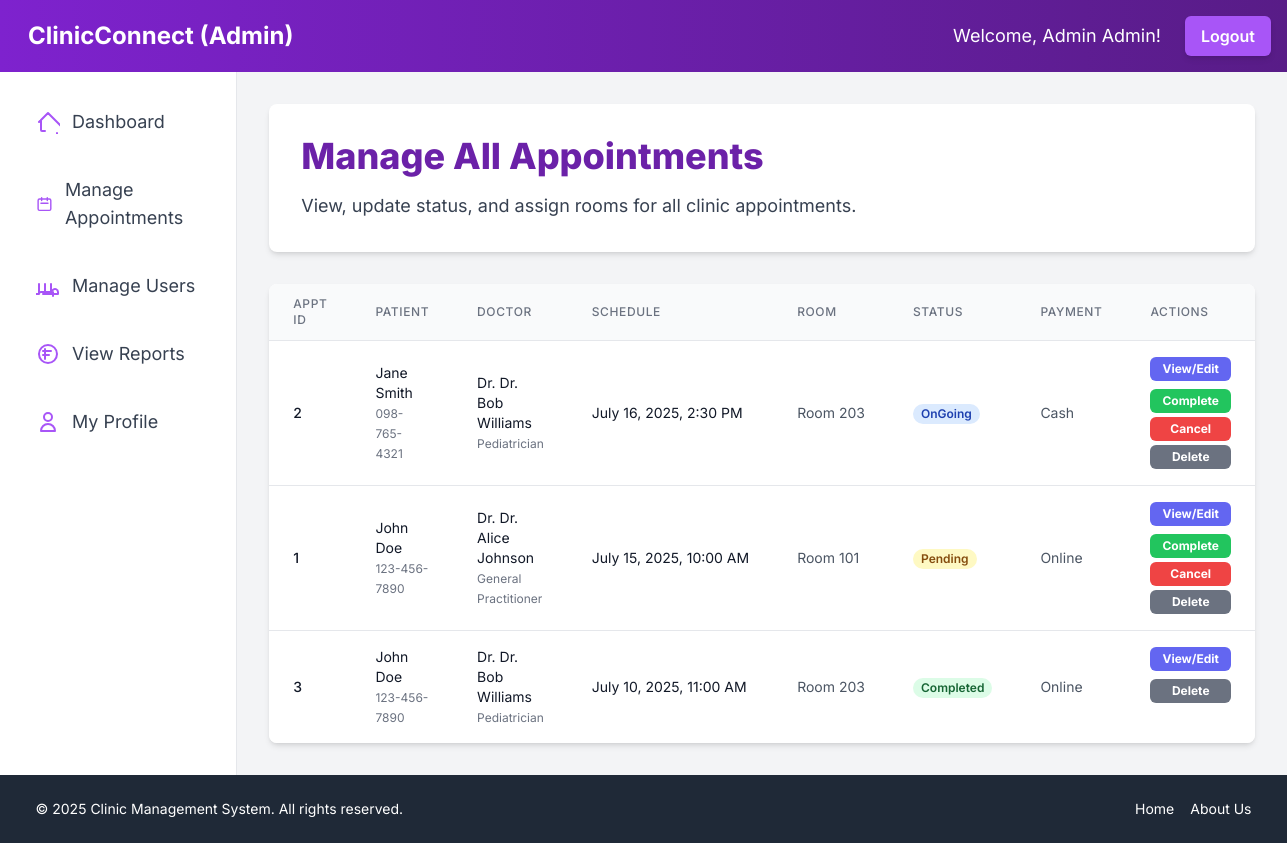
The page /dashboard/admin/manage_appointments.php (signed in) on the database its author committed.
### tables this page shows
CREATE TABLE `admintbl` (
  `AdminID` int(11) NOT NULL,
  `FirstName` varchar(100) NOT NULL,
  `LastName` varchar(100) NOT NULL,
  `Email` varchar(255) NOT NULL,
  `Password` varchar(255) NOT NULL,
  `CreatedAt` timestamp NOT NULL DEFAULT current_timestamp()
);

CREATE TABLE `appointmenttbl` (
  `AppointmentID` int(11) NOT NULL,
  `PatientID` int(11) NOT NULL,
  `AssistantID` int(11) NOT NULL,
  `RoomNumber` varchar(50) DEFAULT NULL,
  `AppointmentSchedule` datetime NOT NULL,
  `Status` enum('Pending','Completed','OnGoing','Cancelled') DEFAULT 'Pending',
  `PaymentMethod` enum('Cash','Online') DEFAULT NULL,
  `ReasonForAppointment` text DEFAULT NULL,
  `Prescription` text DEFAULT NULL,
  `Quantity` varchar(50) DEFAULT NULL,
  `CreatedAt` timestamp NOT NULL DEFAULT current_timestamp()
);

CREATE TABLE `patienttbl` (
  `PatientID` int(11) NOT NULL,
  `FirstName` varchar(100) NOT NULL,
  `LastName` varchar(100) NOT NULL,
  `Age` int(3) DEFAULT NULL,
  `Gender` enum('Male','Female','Other') DEFAULT NULL,
  `Address` varchar(255) DEFAULT NULL,
  `ContactNumber` varchar(20) DEFAULT NULL,
  `MedicalHistory` text DEFAULT NULL,
  `Email` varchar(100) NOT NULL,
  `Password` varchar(255) NOT NULL,
  `CreatedAt` timestamp NOT NULL DEFAULT current_timestamp()
);

CREATE TABLE `assistanttbl` (
  `AssistantID` int(11) NOT NULL,
  `FirstName` varchar(100) NOT NULL,
  `LastName` varchar(100) NOT NULL,
  `Specialization` varchar(100) DEFAULT NULL,
  `SessionFee` decimal(10,2) DEFAULT 0.00,
  `Email` varchar(100) NOT NULL,
  `Password` varchar(255) NOT NULL,
  `CreatedAt` timestamp NOT NULL DEFAULT current_timestamp()
);

### dashboard/admin/manage_appointments.php (the view, shortened to what the rows shown need)
<?php
include_once '../../includes/header.php';
$appointments = [];
$stmt = $conn->prepare("
    SELECT
        a.AppointmentID,
        a.AppointmentSchedule,
        a.RoomNumber,
        a.Status,
        a.PaymentMethod,
        a.ReasonForAppointment,
        p.PatientID,
        p.FirstName AS PatientFirstName,
        p.LastName AS PatientLastName,
        p.ContactNumber AS PatientContactNumber,
        ast.AssistantID,
        ast.FirstName AS AssistantFirstName,
        ast.LastName AS AssistantLastName,
        ast.Specialization
    FROM
        AppointmentTBL a
    JOIN
        PatientTBL p ON a.PatientID = p.PatientID
    JOIN
        AssistantTBL ast ON a.AssistantID = ast.AssistantID
    ORDER BY
        a.AppointmentSchedule DESC
");
if ($stmt) {
    $stmt->execute();
    $result = $stmt->get_result();
    if ($result->num_rows > 0) {
        while ($row = $result->fetch_assoc()) {
            $appointments[] = $row;
        }
    }
} else {
    error_log("Failed to prepare statement for admin appointments: " . $conn->error);
    $message = "Error retrieving appointments.";
    $message_type = 'error';
}
$assistants = [];
$stmt_assistants = $conn->prepare("SELECT AssistantID, FirstName, LastName, Specialization FROM AssistantTBL ORDER BY LastName, FirstName");
if ($stmt_assistants) {
    $stmt_assistants->execute();
    $result_assistants = $stmt_assistants->get_result();
    while ($row = $result_assistants->fetch_assoc()) {
        $assistants[] = $row;
    }
} else {
    error_log("Failed to fetch assistants for room assignment: " . $conn->error);
}
?>
<div class="bg-white p-8 rounded-lg shadow-md mb-8">
    <h1 class="text-4xl font-extrabold text-purple-800 mb-4">Manage All Appointments</h1>
</div>
<div class="appointment-list">
    <?php if (empty($appointments)): ?>
        <div class="bg-yellow-50 border-l-4 border-yellow-400 text-yellow-800 p-4 rounded-md shadow-sm" role="alert">
            <p class="font-bold">No appointments found.</p>
            <p>There are no appointments in the system yet.</p>
        </div>
    <?php else: ?>
        <div class="overflow-x-auto bg-white rounded-lg shadow-md hidden sm:block">
            <table class="min-w-full divide-y divide-gray-200">
                <thead class="bg-gray-50">
                    <tr>
                        <th scope="col" class="px-6 py-3 text-left text-xs font-medium text-gray-500 uppercase tracking-wider rounded-tl-lg">
                            Appt ID
                        </th>
                        <th scope="col" class="px-6 py-3 text-left text-xs font-medium text-gray-500 uppercase tracking-wider">
                            Patient
                        </th>
                        <th scope="col" class="px-6 py-3 text-left text-xs font-medium text-gray-500 uppercase tracking-wider">
                            Doctor
                        </th>
                        <th scope="col" class="px-6 py-3 text-left text-xs font-medium text-gray-500 uppercase tracking-wider">
                            Schedule
                        </th>
                        <th scope="col" class="px-6 py-3 text-left text-xs font-medium text-gray-500 uppercase tracking-wider">
                            Room
                        </th>
                        <th scope="col" class="px-6 py-3 text-left text-xs font-medium text-gray-500 uppercase tracking-wider">
                            Status
                        </th>
                        <th scope="col" class="px-6 py-3 text-left text-xs font-medium text-gray-500 uppercase tracking-wider">
                            Payment
                        </th>
                        <th scope="col" class="px-6 py-3 text-left text-xs font-medium text-gray-500 uppercase tracking-wider rounded-tr-lg">
                            Actions
                        </th>
                    </tr>
                </thead>
                <tbody class="bg-white divide-y divide-gray-200">
                    <?php foreach ($appointments as $appointment): ?>
                        <tr>
                            <td class="px-6 py-4 text-sm font-medium text-gray-900">
                                <?php echo htmlspecialchars($appointment['AppointmentID']); ?>
                            </td>
                            <td class="px-6 py-4 text-sm text-gray-900">
                                <?php echo htmlspecialchars($appointment['PatientFirstName'] . ' ' . $appointment['PatientLastName']); ?>
                                <br><span class="text-xs text-gray-500"><?php echo htmlspecialchars($appointment['PatientContactNumber']); ?></span>
                            </td>
                            <td class="px-6 py-4 text-sm text-gray-900">
                                Dr. <?php echo htmlspecialchars($appointment['AssistantFirstName'] . ' ' . $appointment['AssistantLastName']); ?>
                                <br><span class="text-xs text-gray-500"><?php echo htmlspecialchars($appointment['Specialization']); ?></span>
                            </td>
                            <td class="px-6 py-4 whitespace-nowrap text-sm text-gray-900">
                                <?php echo date('F j, Y, g:i A', strtotime($appointment['AppointmentSchedule'])); ?>
                            </td>
                            <td class="px-6 py-4 whitespace-nowrap text-sm text-gray-600">
                                <?php echo htmlspecialchars($appointment['RoomNumber'] ?? 'N/A'); ?>
                            </td>
                            <td class="px-6 py-4 whitespace-nowrap text-sm">
                                <?php
                                    $status_class = '';
                                    switch ($appointment['Status']) {
                                        case 'Pending':
                                            $status_class = 'bg-yellow-100 text-yellow-800';
                                            break;
                                        case 'Completed':
                                            $status_class = 'bg-green-100 text-green-800';
                                            break;
                                        case 'OnGoing':
                                            $status_class = 'bg-blue-100 text-blue-800';
                                            break;
                                    }
                                ?>
                                <span class="px-2 inline-flex text-xs leading-5 font-semibold rounded-full <?php echo $status_class; ?>">
                                    <?php echo htmlspecialchars($appointment['Status']); ?>
                                </span>
                            </td>
                            <td class="px-6 py-4 text-sm text-gray-600">
                                <?php echo htmlspecialchars($appointment['PaymentMethod']); ?>
                            </td>
                            <td class="px-6 py-4 text-sm font-medium flex flex-col space-y-1 items-start">
                                <button onclick="viewAppointmentDetails(<?php echo htmlspecialchars(json_encode($appointment)); ?>, <?php echo htmlspecialchars(json_encode($assistants)); ?>)"
                                        class="bg-indigo-500 hover:bg-indigo-600 text-white font-bold py-1 px-3 rounded-md text-xs mb-1 transition duration-300 ease-in-out w-full">
                                    View/Edit
                                </button>
                                <?php if ($appointment['Status'] === 'Pending' || $appointment['Status'] === 'OnGoing'): ?>
                                    <button onclick="confirmStatusUpdate(<?php echo $appointment['AppointmentID']; ?>, 'complete')"
                                            class="bg-green-500 hover:bg-green-600 text-white font-bold py-1 px-3 rounded-md text-xs w-full transition duration-300 ease-in-out">
                                        Complete
                                    </button>
                                    <button onclick="confirmStatusUpdate(<?php echo $appointment['AppointmentID']; ?>, 'cancel')"
                                            class="bg-red-500 hover:bg-red-600 text-white font-bold py-1 px-3 rounded-md text-xs w-full transition duration-300 ease-in-out">
                                        Cancel
                                    </button>
                                <?php endif; ?>
                                <button onclick="confirmDeleteAppointment(<?php echo $appointment['AppointmentID']; ?>)"
                                        class="bg-gray-500 hover:bg-gray-600 text-white font-bold py-1 px-3 rounded-md text-xs w-full transition duration-300 ease-in-out <?php echo ($appointment['Status'] === 'Completed' || $appointment['Status'] === 'Cancelled') ? 'mt-1' : ''; ?>">
                                    Delete
                                </button>
                            </td>
                        </tr>
                    <?php endforeach; ?>
                </tbody>
            </table>
        </div>
    <?php endif; ?>
</div>
<?php
include_once '../../includes/footer.php';
?>

### includes/header.php (shortened to what the rows shown need)
<?php
require_once $_SERVER['DOCUMENT_ROOT'] . '/clinic-management/config/db_connection.php';
$user_id = $_SESSION['user_id'];
$user_role = $_SESSION['user_role'];
$user_name = "User";
$nav_color_from = "";
$nav_color_to = "";
switch ($user_role) {
    case 'admin':
        $stmt = $conn->prepare("SELECT FirstName FROM AdminTBL WHERE AdminID = ?");
        $stmt->bind_param("i", $user_id);
        $stmt->execute();
        $result = $stmt->get_result();
        if ($result->num_rows > 0) {
            $row = $result->fetch_assoc();
            $user_name = $row['FirstName'];
        }
        $nav_color_from = "from-purple-700";
        $nav_color_to = "to-purple-900";
        $btn_color = "bg-purple-500 hover:bg-purple-600";
        $welcome_prefix = "Welcome, Admin ";
        break;
}
?>
<!DOCTYPE html>
<html lang="en">
<head>
    <script src="https://cdn.tailwindcss.com"></script>
</head>
<body class="bg-gray-100 font-inter">
    <div class="flex flex-col min-h-screen">
        <nav class="bg-gradient-to-r <?php echo $nav_color_from; ?> <?php echo $nav_color_to; ?> p-4 shadow-lg">
            <div class="container mx-auto flex justify-between items-center">
                <div class="flex items-center space-x-4 sm:space-x-6">
                    <span class="text-white text-base sm:text-lg hidden sm:inline">
                        <?php echo $welcome_prefix . htmlspecialchars($user_name); ?>!
                    </span>
                    <a href="/clinic-management/actions/logout.php"
                       class="<?php echo $btn_color; ?> text-white font-semibold py-2 px-4 rounded-md shadow-md transition duration-300 ease-in-out">
                        Logout
                    </a>
                </div>
            </div>
        </nav>
        <div class="flex flex-1">
            <main class="flex-1 p-8 bg-gray-100 main-content">

### rows shown on the page
admintbl: FirstName "Admin"
appointmenttbl: AppointmentID "2", PatientID.LastName "Jane Smith", PatientID.ContactNumber "098-765-4321", AssistantID.LastName "Dr. Bob Williams", AssistantID.Specialization "Pediatrician", AppointmentSchedule "July 16, 2025, 2:30 PM", RoomNumber "Room 203", Status "OnGoing", PaymentMethod "Cash"
appointmenttbl: AppointmentID "1", PatientID.LastName "John Doe", PatientID.ContactNumber "123-456-7890", AssistantID.LastName "Dr. Alice Johnson", AssistantID.Specialization "General Practitioner", AppointmentSchedule "July 15, 2025, 10:00 AM", RoomNumber "Room 101", Status "Pending", PaymentMethod "Online"
appointmenttbl: AppointmentID "3", PatientID.LastName "John Doe", PatientID.ContactNumber "123-456-7890", AssistantID.LastName "Dr. Bob Williams", AssistantID.Specialization "Pediatrician", AppointmentSchedule "July 10, 2025, 11:00 AM", RoomNumber "Room 203", Status "Completed", PaymentMethod "Online"

### other values the page prints
$user_role "Admin"
$welcome_prefix "Welcome, Admin"
